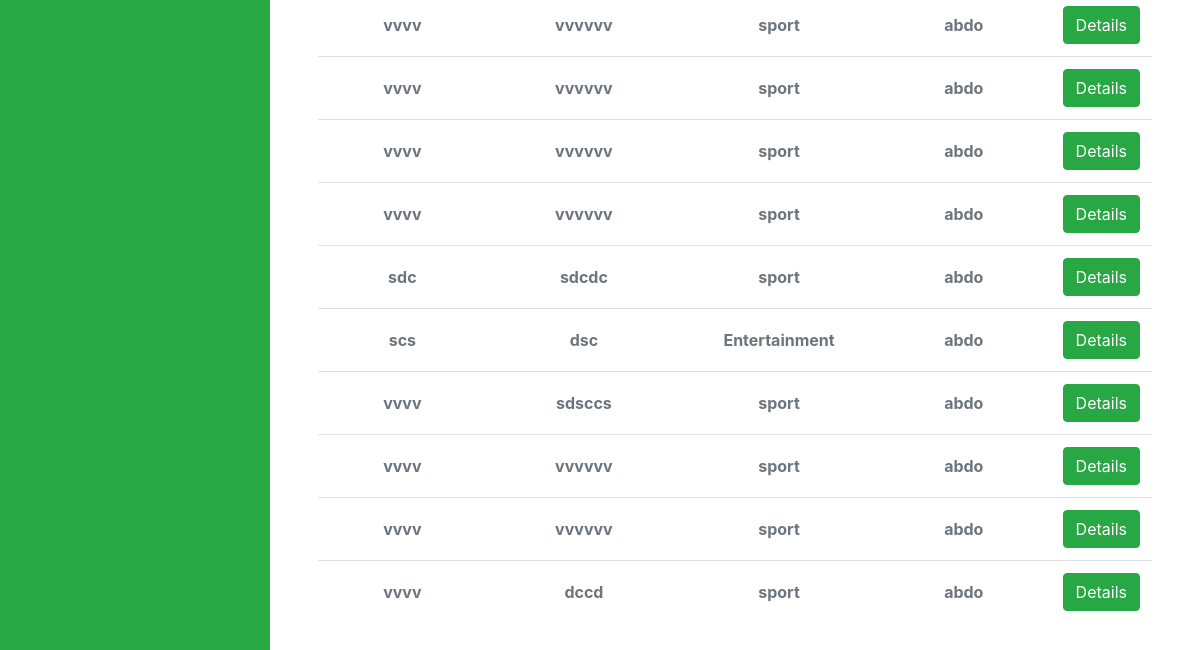
The app's page /UserStoryVersion/list/ (signed in, lower part), older data.
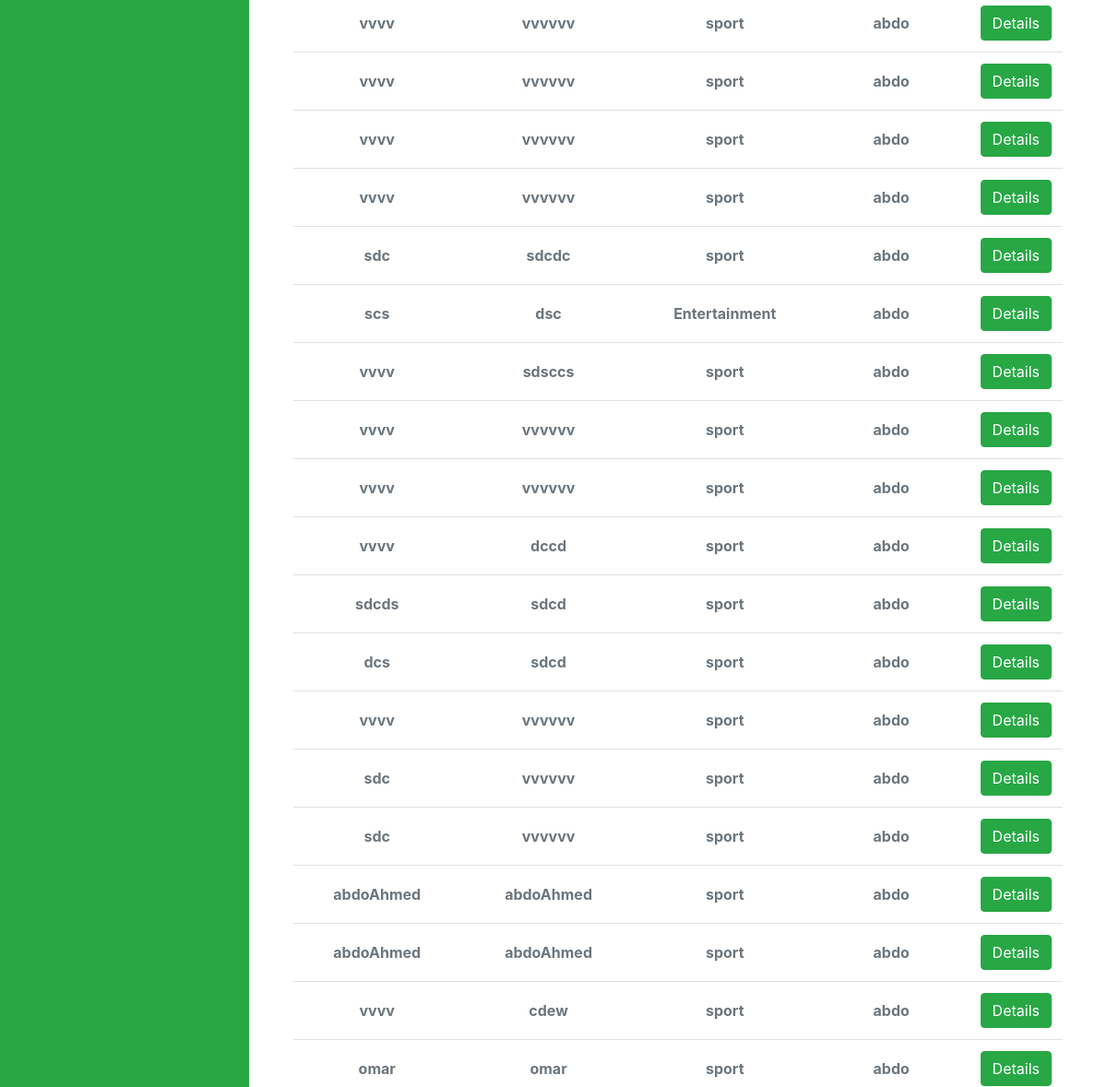
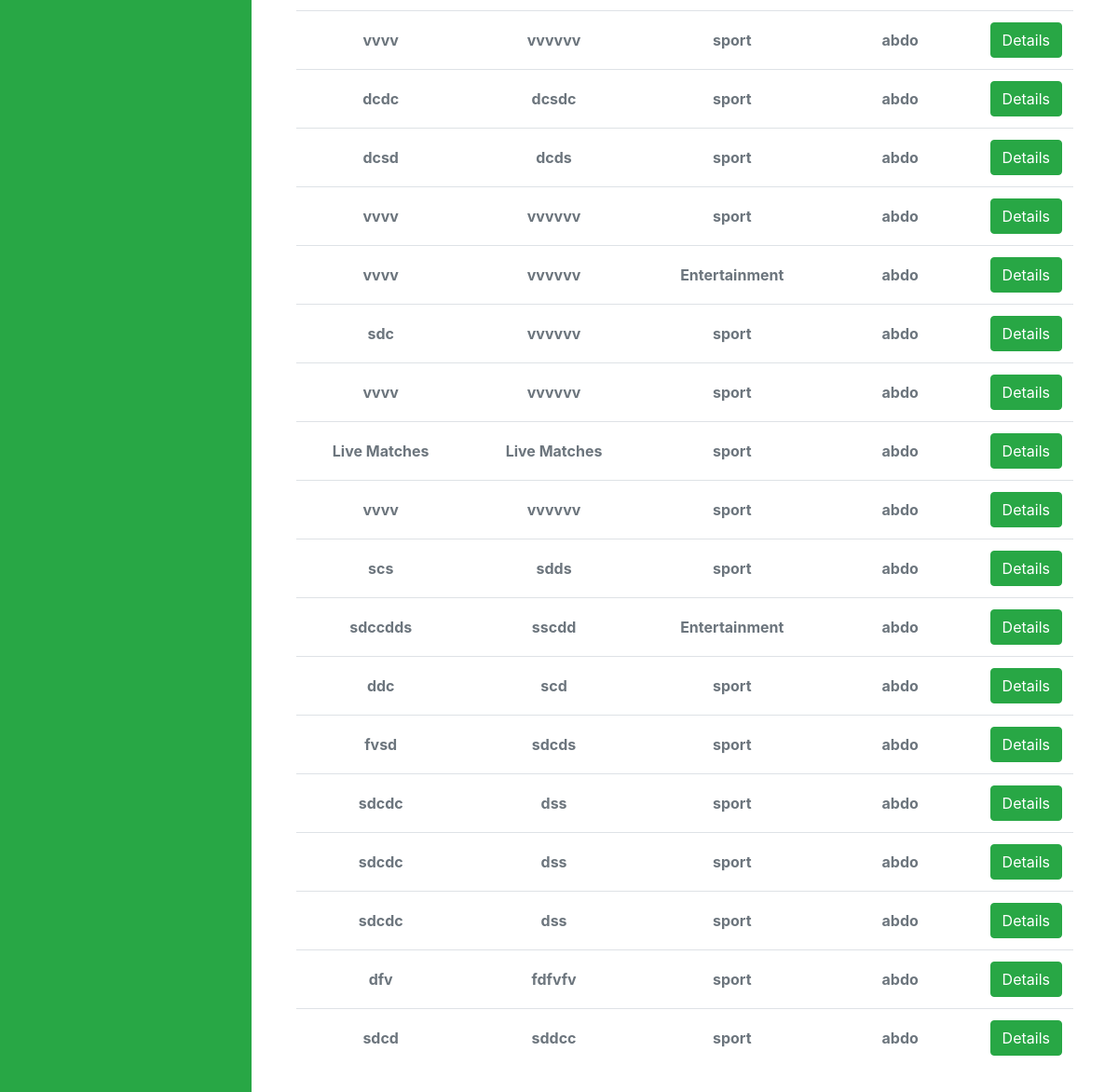
The same page, newer data (2 pictures, top to bottom).
### UserStoryApp/models.py (models this page shows, shortened)
class UserStoryVersion(models.Model):
    id = models.AutoField(primary_key=True)
    name = models.TextField(blank=True)
    description = models.TextField(blank=True)
    Project = models.ForeignKey(Project, on_delete=models.CASCADE)
    User = models.ForeignKey(
        User, on_delete=models.CASCADE, blank=True, null=True)
    class Meta:
        db_table = "UserStoryVersion"

class Project(models.Model):
    id = models.AutoField(primary_key=True)
    name = models.TextField(blank=True)
    Business = models.ForeignKey(Business, on_delete=models.CASCADE)
    User = models.ForeignKey(
        User, on_delete=models.CASCADE, blank=True, null=True)
    project = ""
    class Meta:
        db_table = "Project"

class User (AbstractUser):
    Role = models.IntegerField(blank=True, null=True, default=2)
    project = []
    business = []

### UserStoryVersions/views.py (the view)
# urls.py: path('list/', views.userStoryVersions_list, name='userStoryVersions'),
@login_required
def userStoryVersions_list(request):
    PROJECT = ""
    CREATOR = ""
    userStoriesVersions = UserStoryVersion.objects.all()
    my_filter = userStoryVersionsFilter(
        request.GET, queryset=userStoriesVersions)
    userStoriesVersions = my_filter.qs
    if request.GET.get("PROJECT"):
        userStoriesVersions = userStoriesVersions.filter(
            Project__name__contains=request.GET.get("PROJECT"))
        PROJECT = request.GET.get("PROJECT")
    if request.GET.get("CREATOR"):
        userStoriesVersions = userStoriesVersions.filter(
            User__username__contains=request.GET.get("CREATOR"))
        CREATOR = request.GET.get("CREATOR")
    return render(request, 'userStoryVersions/userStoryVersions.html', {'users': userStoriesVersions, 'filter': my_filter, 'form': {'PROJECT': PROJECT, 'CREATOR': CREATOR}})

### UserStoryVersions/templates/userStoryVersions/userStoryVersions.html (shortened to what this page needs)
{% extends "base.html" %}
{% block content %}
<div class="table-responsive p-0">
    <table class="table align-items-center mb-0">
        <tbody>
            {% for user in users %}
                <tr>
                <td class="align-middle text-center">
                    <span class="text-secondary text-xs font-weight-bold">{{user.name}}</span>
                </td>
                <td class="align-middle text-center">
                    <span class="text-secondary text-xs font-weight-bold">{{user.description}}</span>
                </td>
                <td class="align-middle text-center">
                    <span class="text-secondary text-xs font-weight-bold">{{user.Project.name}}</span>
                </td>
                <td class="align-middle text-center">
                    <span class="text-secondary text-xs font-weight-bold">{{user.User.username}}</span>
                </td>
                <td class="align-middle text-center">
                    <a href="{% url 'userStoryVersionDetails' user.id %}" class="btn btn-success" aria-hidden="true">
                        Details
                    </a>
                </td>
            </tr>
            {% endfor %}
        </tbody>
    </table>
</div>
{% endblock %}

Row changes from the older to the newer data that the page shows:
added UserStoryVersion: name "sdcds", description "sdcd", Project.name "sport", User.username "abdo"
added UserStoryVersion: name "dcs", description "sdcd", Project.name "sport", User.username "abdo"
added UserStoryVersion: name "vvvv", description "vvvvvv", Project.name "sport", User.username "abdo"
added UserStoryVersion: name "sdc", description "vvvvvv", Project.name "sport", User.username "abdo"
added UserStoryVersion: name "sdc", description "vvvvvv", Project.name "sport", User.username "abdo"
added UserStoryVersion: name "abdoAhmed", description "abdoAhmed", Project.name "sport", User.username "abdo"
added UserStoryVersion: name "abdoAhmed", description "abdoAhmed", Project.name "sport", User.username "abdo"
added UserStoryVersion: name "vvvv", description "cdew", Project.name "sport", User.username "abdo"
added UserStoryVersion: name "omar", description "omar", Project.name "sport", User.username "abdo"
added UserStoryVersion: name "vvvv", description "vvvvvv", Project.name "sport", User.username "abdo"
added UserStoryVersion: name "dcdc", description "dcsdc", Project.name "sport", User.username "abdo"
added UserStoryVersion: name "dcsd", description "dcds", Project.name "sport", User.username "abdo"
added UserStoryVersion: name "vvvv", description "vvvvvv", Project.name "sport", User.username "abdo"
added UserStoryVersion: name "vvvv", description "vvvvvv", Project.name "Entertainment", User.username "abdo"
added UserStoryVersion: name "sdc", description "vvvvvv", Project.name "sport", User.username "abdo"
added UserStoryVersion: name "vvvv", description "vvvvvv", Project.name "sport", User.username "abdo"
added UserStoryVersion: name "Live Matches", description "Live Matches", Project.name "sport", User.username "abdo"
added UserStoryVersion: name "vvvv", description "vvvvvv", Project.name "sport", User.username "abdo"
added UserStoryVersion: name "scs", description "sdds", Project.name "sport", User.username "abdo"
added UserStoryVersion: name "sdccdds", description "sscdd", Project.name "Entertainment", User.username "abdo"
added UserStoryVersion: name "ddc", description "scd", Project.name "sport", User.username "abdo"
added UserStoryVersion: name "fvsd", description "sdcds", Project.name "sport", User.username "abdo"
added UserStoryVersion: name "sdcdc", description "dss", Project.name "sport", User.username "abdo"
added UserStoryVersion: name "sdcdc", description "dss", Project.name "sport", User.username "abdo"
added UserStoryVersion: name "sdcdc", description "dss", Project.name "sport", User.username "abdo"
added UserStoryVersion: name "dfv", description "fdfvfv", Project.name "sport", User.username "abdo"
added UserStoryVersion: name "sdcd", description "sddcc", Project.name "sport", User.username "abdo"
